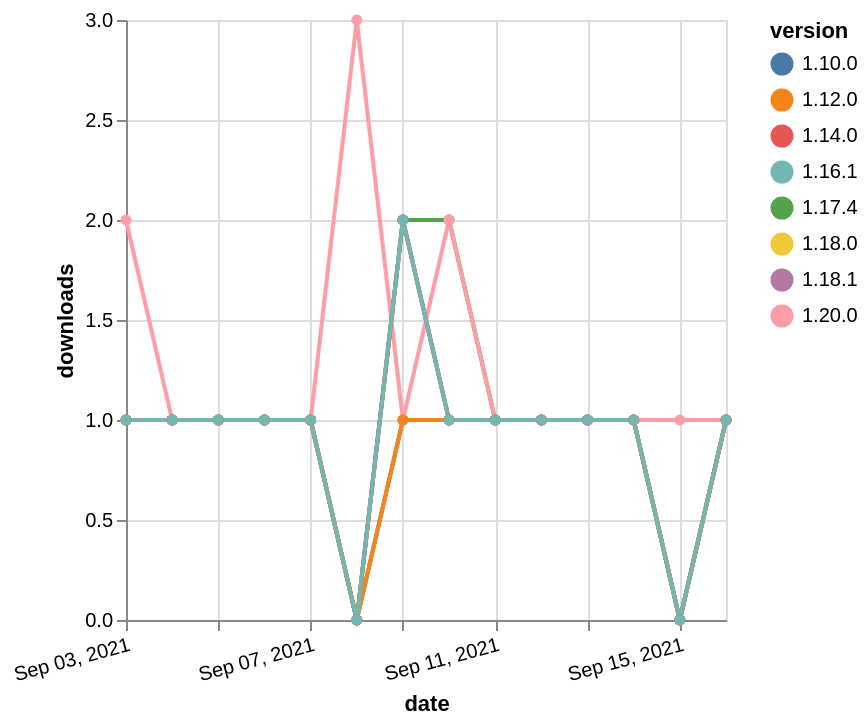

The specification (Vega-Lite) saved for this image:
### Vega-Lite specification from a JSON file in a GitHub repository (floating-point values rounded to 4 significant figures)
{"$schema": "https://vega.github.io/schema/vega-lite/v5.json", "description": "A simple bar chart with embedded data.", "data": {"values": [{"date": "2021-09-03", "total": 135, "delta": 1, "version": "1.18.0"}, {"date": "2021-09-04", "total": 136, "delta": 1, "version": "1.18.0"}, {"date": "2021-09-05", "total": 137, "delta": 1, "version": "1.18.0"}, {"date": "2021-09-06", "total": 138, "delta": 1, "version": "1.18.0"}, {"date": "2021-09-07", "total": 139, "delta": 1, "version": "1.18.0"}, {"date": "2021-09-08", "total": 139, "delta": 0, "version": "1.18.0"}, {"date": "2021-09-09", "total": 141, "delta": 2, "version": "1.18.0"}, {"date": "2021-09-10", "total": 142, "delta": 1, "version": "1.18.0"}, {"date": "2021-09-11", "total": 143, "delta": 1, "version": "1.18.0"}, {"date": "2021-09-12", "total": 144, "delta": 1, "version": "1.18.0"}, {"date": "2021-09-13", "total": 145, "delta": 1, "version": "1.18.0"}, {"date": "2021-09-14", "total": 146, "delta": 1, "version": "1.18.0"}, {"date": "2021-09-15", "total": 146, "delta": 0, "version": "1.18.0"}, {"date": "2021-09-16", "total": 147, "delta": 1, "version": "1.18.0"}, {"date": "2021-09-03", "total": 140, "delta": 1, "version": "1.17.4"}, {"date": "2021-09-04", "total": 141, "delta": 1, "version": "1.17.4"}, {"date": "2021-09-05", "total": 142, "delta": 1, "version": "1.17.4"}, {"date": "2021-09-06", "total": 143, "delta": 1, "version": "1.17.4"}, {"date": "2021-09-07", "total": 144, "delta": 1, "version": "1.17.4"}, {"date": "2021-09-08", "total": 144, "delta": 0, "version": "1.17.4"}, {"date": "2021-09-09", "total": 146, "delta": 2, "version": "1.17.4"}, {"date": "2021-09-10", "total": 148, "delta": 2, "version": "1.17.4"}, {"date": "2021-09-11", "total": 149, "delta": 1, "version": "1.17.4"}, {"date": "2021-09-12", "total": 150, "delta": 1, "version": "1.17.4"}, {"date": "2021-09-13", "total": 151, "delta": 1, "version": "1.17.4"}, {"date": "2021-09-14", "total": 152, "delta": 1, "version": "1.17.4"}, {"date": "2021-09-15", "total": 152, "delta": 0, "version": "1.17.4"}, {"date": "2021-09-16", "total": 153, "delta": 1, "version": "1.17.4"}, {"date": "2021-09-03", "total": 233, "delta": 1, "version": "1.10.0"}, {"date": "2021-09-04", "total": 234, "delta": 1, "version": "1.10.0"}, {"date": "2021-09-05", "total": 235, "delta": 1, "version": "1.10.0"}, {"date": "2021-09-06", "total": 236, "delta": 1, "version": "1.10.0"}, {"date": "2021-09-07", "total": 237, "delta": 1, "version": "1.10.0"}, {"date": "2021-09-08", "total": 237, "delta": 0, "version": "1.10.0"}, {"date": "2021-09-09", "total": 238, "delta": 1, "version": "1.10.0"}, {"date": "2021-09-10", "total": 239, "delta": 1, "version": "1.10.0"}, {"date": "2021-09-11", "total": 240, "delta": 1, "version": "1.10.0"}, {"date": "2021-09-12", "total": 241, "delta": 1, "version": "1.10.0"}, {"date": "2021-09-13", "total": 242, "delta": 1, "version": "1.10.0"}, {"date": "2021-09-14", "total": 243, "delta": 1, "version": "1.10.0"}, {"date": "2021-09-15", "total": 243, "delta": 0, "version": "1.10.0"}, {"date": "2021-09-16", "total": 244, "delta": 1, "version": "1.10.0"}, {"date": "2021-09-03", "total": 113, "delta": 2, "version": "1.20.0"}, {"date": "2021-09-04", "total": 114, "delta": 1, "version": "1.20.0"}, {"date": "2021-09-05", "total": 115, "delta": 1, "version": "1.20.0"}, {"date": "2021-09-06", "total": 116, "delta": 1, "version": "1.20.0"}, {"date": "2021-09-07", "total": 117, "delta": 1, "version": "1.20.0"}, {"date": "2021-09-08", "total": 120, "delta": 3, "version": "1.20.0"}, {"date": "2021-09-09", "total": 121, "delta": 1, "version": "1.20.0"}, {"date": "2021-09-10", "total": 123, "delta": 2, "version": "1.20.0"}, {"date": "2021-09-11", "total": 124, "delta": 1, "version": "1.20.0"}, {"date": "2021-09-12", "total": 125, "delta": 1, "version": "1.20.0"}, {"date": "2021-09-13", "total": 126, "delta": 1, "version": "1.20.0"}, {"date": "2021-09-14", "total": 127, "delta": 1, "version": "1.20.0"}, {"date": "2021-09-15", "total": 128, "delta": 1, "version": "1.20.0"}, {"date": "2021-09-16", "total": 129, "delta": 1, "version": "1.20.0"}, {"date": "2021-09-03", "total": 126, "delta": 1, "version": "1.18.1"}, {"date": "2021-09-04", "total": 127, "delta": 1, "version": "1.18.1"}, {"date": "2021-09-05", "total": 128, "delta": 1, "version": "1.18.1"}, {"date": "2021-09-06", "total": 129, "delta": 1, "version": "1.18.1"}, {"date": "2021-09-07", "total": 130, "delta": 1, "version": "1.18.1"}, {"date": "2021-09-08", "total": 130, "delta": 0, "version": "1.18.1"}, {"date": "2021-09-09", "total": 132, "delta": 2, "version": "1.18.1"}, {"date": "2021-09-10", "total": 133, "delta": 1, "version": "1.18.1"}, {"date": "2021-09-11", "total": 134, "delta": 1, "version": "1.18.1"}, {"date": "2021-09-12", "total": 135, "delta": 1, "version": "1.18.1"}, {"date": "2021-09-13", "total": 136, "delta": 1, "version": "1.18.1"}, {"date": "2021-09-14", "total": 137, "delta": 1, "version": "1.18.1"}, {"date": "2021-09-15", "total": 137, "delta": 0, "version": "1.18.1"}, {"date": "2021-09-16", "total": 138, "delta": 1, "version": "1.18.1"}, {"date": "2021-09-03", "total": 168, "delta": 1, "version": "1.14.0"}, {"date": "2021-09-04", "total": 169, "delta": 1, "version": "1.14.0"}, {"date": "2021-09-05", "total": 170, "delta": 1, "version": "1.14.0"}, {"date": "2021-09-06", "total": 171, "delta": 1, "version": "1.14.0"}, {"date": "2021-09-07", "total": 172, "delta": 1, "version": "1.14.0"}, {"date": "2021-09-08", "total": 172, "delta": 0, "version": "1.14.0"}, {"date": "2021-09-09", "total": 174, "delta": 2, "version": "1.14.0"}, {"date": "2021-09-10", "total": 175, "delta": 1, "version": "1.14.0"}, {"date": "2021-09-11", "total": 176, "delta": 1, "version": "1.14.0"}, {"date": "2021-09-12", "total": 177, "delta": 1, "version": "1.14.0"}, {"date": "2021-09-13", "total": 178, "delta": 1, "version": "1.14.0"}, {"date": "2021-09-14", "total": 179, "delta": 1, "version": "1.14.0"}, {"date": "2021-09-15", "total": 179, "delta": 0, "version": "1.14.0"}, {"date": "2021-09-16", "total": 180, "delta": 1, "version": "1.14.0"}, {"date": "2021-09-03", "total": 174, "delta": 1, "version": "1.12.0"}, {"date": "2021-09-04", "total": 175, "delta": 1, "version": "1.12.0"}, {"date": "2021-09-05", "total": 176, "delta": 1, "version": "1.12.0"}, {"date": "2021-09-06", "total": 177, "delta": 1, "version": "1.12.0"}, {"date": "2021-09-07", "total": 178, "delta": 1, "version": "1.12.0"}, {"date": "2021-09-08", "total": 178, "delta": 0, "version": "1.12.0"}, {"date": "2021-09-09", "total": 179, "delta": 1, "version": "1.12.0"}, {"date": "2021-09-10", "total": 180, "delta": 1, "version": "1.12.0"}, {"date": "2021-09-11", "total": 181, "delta": 1, "version": "1.12.0"}, {"date": "2021-09-12", "total": 182, "delta": 1, "version": "1.12.0"}, {"date": "2021-09-13", "total": 183, "delta": 1, "version": "1.12.0"}, {"date": "2021-09-14", "total": 184, "delta": 1, "version": "1.12.0"}, {"date": "2021-09-15", "total": 184, "delta": 0, "version": "1.12.0"}, {"date": "2021-09-16", "total": 185, "delta": 1, "version": "1.12.0"}, {"date": "2021-09-03", "total": 146, "delta": 1, "version": "1.16.1"}, {"date": "2021-09-04", "total": 147, "delta": 1, "version": "1.16.1"}, {"date": "2021-09-05", "total": 148, "delta": 1, "version": "1.16.1"}, {"date": "2021-09-06", "total": 149, "delta": 1, "version": "1.16.1"}, {"date": "2021-09-07", "total": 150, "delta": 1, "version": "1.16.1"}, {"date": "2021-09-08", "total": 150, "delta": 0, "version": "1.16.1"}, {"date": "2021-09-09", "total": 152, "delta": 2, "version": "1.16.1"}, {"date": "2021-09-10", "total": 153, "delta": 1, "version": "1.16.1"}, {"date": "2021-09-11", "total": 154, "delta": 1, "version": "1.16.1"}, {"date": "2021-09-12", "total": 155, "delta": 1, "version": "1.16.1"}, {"date": "2021-09-13", "total": 156, "delta": 1, "version": "1.16.1"}, {"date": "2021-09-14", "total": 157, "delta": 1, "version": "1.16.1"}, {"date": "2021-09-15", "total": 157, "delta": 0, "version": "1.16.1"}, {"date": "2021-09-16", "total": 158, "delta": 1, "version": "1.16.1"}]}, "width": "container", "mark": {"type": "line", "point": {"filled": true}}, "encoding": {"x": {"field": "date", "type": "temporal", "timeUnit": "yearmonthdate", "title": "date", "axis": {"labelAngle": -15}}, "y": {"field": "delta", "type": "quantitative", "title": "downloads"}, "color": {"field": "version", "type": "nominal"}, "tooltip": {"field": "delta"}}}
